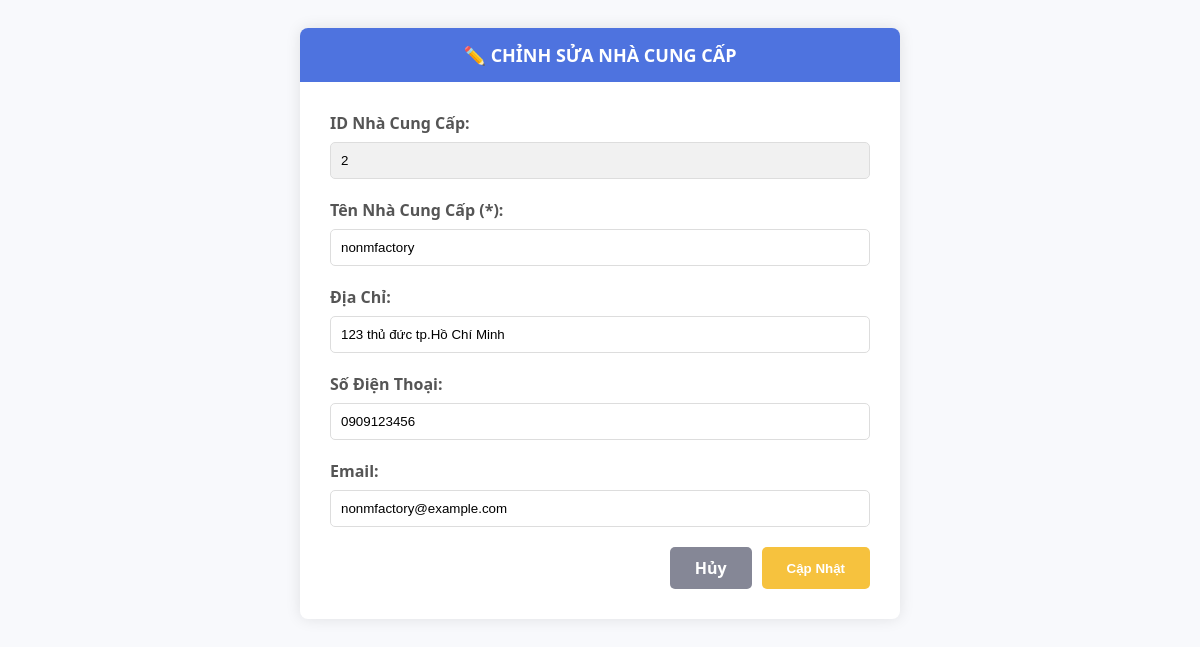
The app's page /Controllers/edit_nhacungcap.php?id=2 with its own data.
### tables this page shows
CREATE TABLE IF NOT EXISTS `nhacungcap` (
  `idNhaCungCap` int NOT NULL,
  `TenNhaCungCap` varchar(20) NOT NULL,
  `DiaChi` varchar(50) DEFAULT NULL,
  `Sdt` char(10) DEFAULT NULL,
  `Email` varchar(50) DEFAULT NULL,
  PRIMARY KEY (`idNhaCungCap`)
);

### Controllers/edit_nhacungcap.php (the view, shortened to what this page needs)
<?php
$ncc = null;
$error = '';
$idNhaCungCap = $_REQUEST['id'] ?? null;
if ($_SERVER["REQUEST_METHOD"] == "POST" && isset($_POST['btn_update'])) {
    $idToUpdate = $_POST['idNhaCungCap'] ?? null;
    $TenNhaCungCap = $_POST['TenNhaCungCap'] ?? '';
    $DiaChi = $_POST['DiaChi'] ?? null;
    $Sdt = $_POST['Sdt'] ?? null;
    $Email = $_POST['Email'] ?? null;
    if (empty($idToUpdate) || empty($TenNhaCungCap)) {
        $_SESSION['error'] = "Tên Nhà Cung Cấp không được để trống.";
        header("Location: edit_nhacungcap.php?id=" . $idToUpdate);
        exit();
    }
    try {
        $pdo = get_pdo_connection();
        $sql = "UPDATE nhacungcap SET TenNhaCungCap = :tenNcc, DiaChi = :diaChi, Sdt = :sdt, Email = :email
                 WHERE idNhaCungCap = :id";
        $stmt = $pdo->prepare($sql);
        $stmt->execute([
            'tenNcc' => $TenNhaCungCap,
            'diaChi' => $DiaChi,
            'sdt' => $Sdt,
            'email' => $Email,
            'id' => $idToUpdate
        ]);
        $_SESSION['message'] = "Nhà Cung Cấp đã được cập nhật thành công!";
        header('Location: ../Views/list_nhacungcap.php');
        exit();
    } catch (PDOException $e) {
        $_SESSION['error'] = "Lỗi hệ thống khi cập nhật: " . $e->getMessage();
        header("Location: edit_nhacungcap.php?id=" . $idToUpdate);
        exit();
    }
}
else if ($idNhaCungCap) {
    try {
        $pdo = get_pdo_connection();
        $sql = "SELECT * FROM nhacungcap WHERE idNhaCungCap = :id";
        $stmt = $pdo->prepare($sql);
        $stmt->execute(['id' => $idNhaCungCap]);
        $ncc = $stmt->fetch(PDO::FETCH_ASSOC);
    } catch (PDOException $e) {
        $error = "Lỗi khi tải dữ liệu cũ.";
    }
} else {
    $error = "Thiếu ID Nhà Cung Cấp để chỉnh sửa.";
}
$successMsg = '';
?>
<!DOCTYPE html>
<html lang="vi">
<head>
</head>
<body>
<div class="card">
    <div class="card-header">✏️ Chỉnh Sửa Nhà Cung Cấp</div>
    <div class="card-body">
        <?php if (!empty($error)): ?>
            <div class="alert-error"><?= htmlspecialchars($error); ?></div>
            <div class="btn-group" style="justify-content: center;">
                 <a href="../Views/list_nhacungcap.php" class="btn btn-back">Quay Lại Danh Sách</a>
            </div>
        <?php elseif ($ncc): ?>
            <form method="POST" action="edit_nhacungcap.php?id=<?php echo $ncc['idNhaCungCap']; ?>">
                <div class="form-group">
                    <label>ID Nhà Cung Cấp:</label>
                    <input type="text" name="idNhaCungCap" value="<?php echo htmlspecialchars($ncc['idNhaCungCap']); ?>" readonly>
                </div>
                <div class="form-group">
                    <label>Tên Nhà Cung Cấp (*):</label>
                    <input type="text" name="TenNhaCungCap" value="<?php echo htmlspecialchars($ncc['TenNhaCungCap']); ?>" required placeholder="Nhập tên nhà cung cấp...">
                </div>
                <div class="form-group">
                    <label>Địa Chỉ:</label>
                    <input type="text" name="DiaChi" value="<?php echo htmlspecialchars($ncc['DiaChi']); ?>" placeholder="Nhập địa chỉ công ty...">
                </div>
                <div class="form-group">
                    <label>Số Điện Thoại:</label>
                    <input type="text" name="Sdt" value="<?php echo htmlspecialchars($ncc['Sdt']); ?>" placeholder="Nhập số điện thoại...">
                </div>
                <div class="form-group">
                    <label>Email:</label>
                    <input type="email" name="Email" value="<?php echo htmlspecialchars($ncc['Email']); ?>" placeholder="Nhập email liên hệ...">
                </div>
                <div class="btn-group">
                    <a href="../Views/list_nhacungcap.php" class="btn btn-back">Hủy</a>
                    <button type="submit" name="btn_update" class="btn btn-update">Cập Nhật</button>
                </div>
            </form>
        <?php endif; ?>
    </div>
</div>
</body>
</html>

### Controllers/edit_nhacungcap.php (style rules this page uses)
body { font-family: 'Segoe UI', sans-serif; background-color: #f8f9fc; padding: 20px; color: #444; }
.card { background: white; border-radius: 8px; box-shadow: 0 0 15px rgba(0,0,0,0.1); max-width: 600px; margin: 0 auto; overflow: hidden; }
.card-header { background: #4e73df; color: white; padding: 15px 20px; font-size: 18px; font-weight: bold; text-align: center; text-transform: uppercase; }
.card-body { padding: 30px; }
.form-group { margin-bottom: 20px; }
label { display: block; margin-bottom: 8px; font-weight: 600; color: #555; }
input { width: 100%; padding: 10px; border: 1px solid #ddd; border-radius: 5px; box-sizing: border-box; transition: 0.3s; }
input[readonly] { background-color: #f1f1f1; cursor: not-allowed; }
.btn-group { display: flex; justify-content: flex-end; gap: 10px; margin-top: 20px; }
.btn { padding: 10px 25px; border: none; border-radius: 5px; cursor: pointer; font-weight: bold; color: white; text-decoration: none; }
.btn-update { background: #f6c23e; }
.btn-back { background: #858796; }

### records on screen
nhacungcap: idNhaCungCap "2", TenNhaCungCap "nonmfactory", DiaChi "123 thủ đức tp.Hồ Chí Minh", Sdt "0909123456", Email "nonmfactory@example.com"
